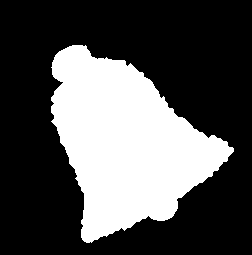
%> input picture test.gif, 252 x 255 px
$ octave featureTest.m   (GNU Octave 9; MATLAB toolbox functions it lacks are replaced by stand-ins)
%> lines starting %> are read from the running program, lines starting %| are printed output that depends on the picture; in (x1, y1, x2, y2) boxes, pixels count from 0 and x2, y2 are one past the last pixel; in counts of white or black regions, pixels touching at a corner belong together; the program's own positions count from 1
close all; clear; clc;


I = imread('test.gif');
%> I is the input picture: size 255x252 uint8; values 0 (black) and 250 (white), 31.9% white; 1 white region, box (x1, y1, x2, y2) and area: (51, 45, 234, 243) 20495
figure,imshow(I);
[labeledImage, numberOfObject] = bwlabel(I);
%> numberOfObject = 1

area=bwarea(I);
%> area = 20530.1
perim = bwperim(I);
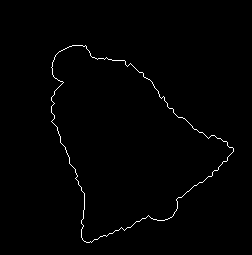
%> perim: size 255x252 logical; 0.89% white in thin lines or dots, all inside (x1, y1, x2, y2) = (51, 45, 234, 243)
figure,imshow(perim);
perimeter=sum(sum(perim));
%> perimeter = 573

circularity = perimeter/(4*pi*area);
%> circularity = 0.00222

[rows,cols] = size(I);
%> rows = 255; cols = 252

x = ones(rows,1)*[1:cols];    % Matrix with each pixel set to its x coordinate
y = [1:rows]'*ones(1,cols);   % Matrix with each pixel set to its y coordinate
meanx = sum(sum(double(I).*x))/area;
%> meanx = 31554.9
meany = sum(sum(double(I).*y))/area;
%> meany = 35866.1
